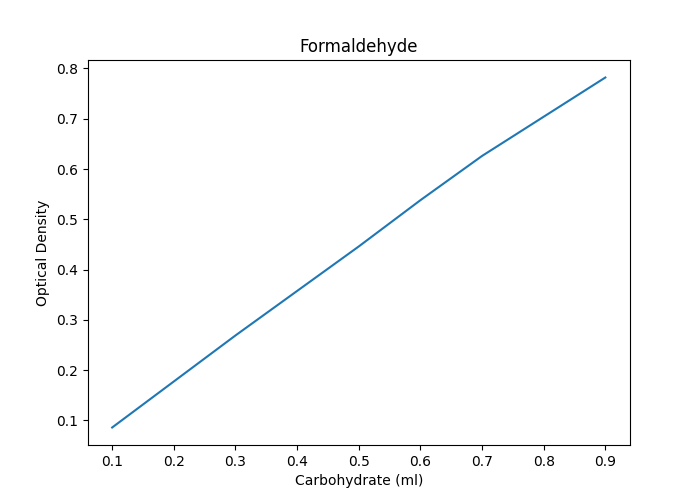

This figure's Python source:
"""
Formaldehyde.

- 2025-08-31: Created
"""
from matplotlib import pyplot as plt
from pydataset import data
import os

dataset_name = 'Formaldehyde'
# data(dataset_name, show_doc=True)
df = data(dataset_name)
print(df.head())

ax = df.plot('carb', 'optden', legend=False)
ax.set_ylabel('Optical Density')
ax.set_xlabel('Carbohydrate (ml)')
ax.set_title(dataset_name)

if 'pydataset' in os.getcwd():
    plt.savefig(dataset_name)
else:
    plt.savefig(os.path.join('pydataset', dataset_name))
